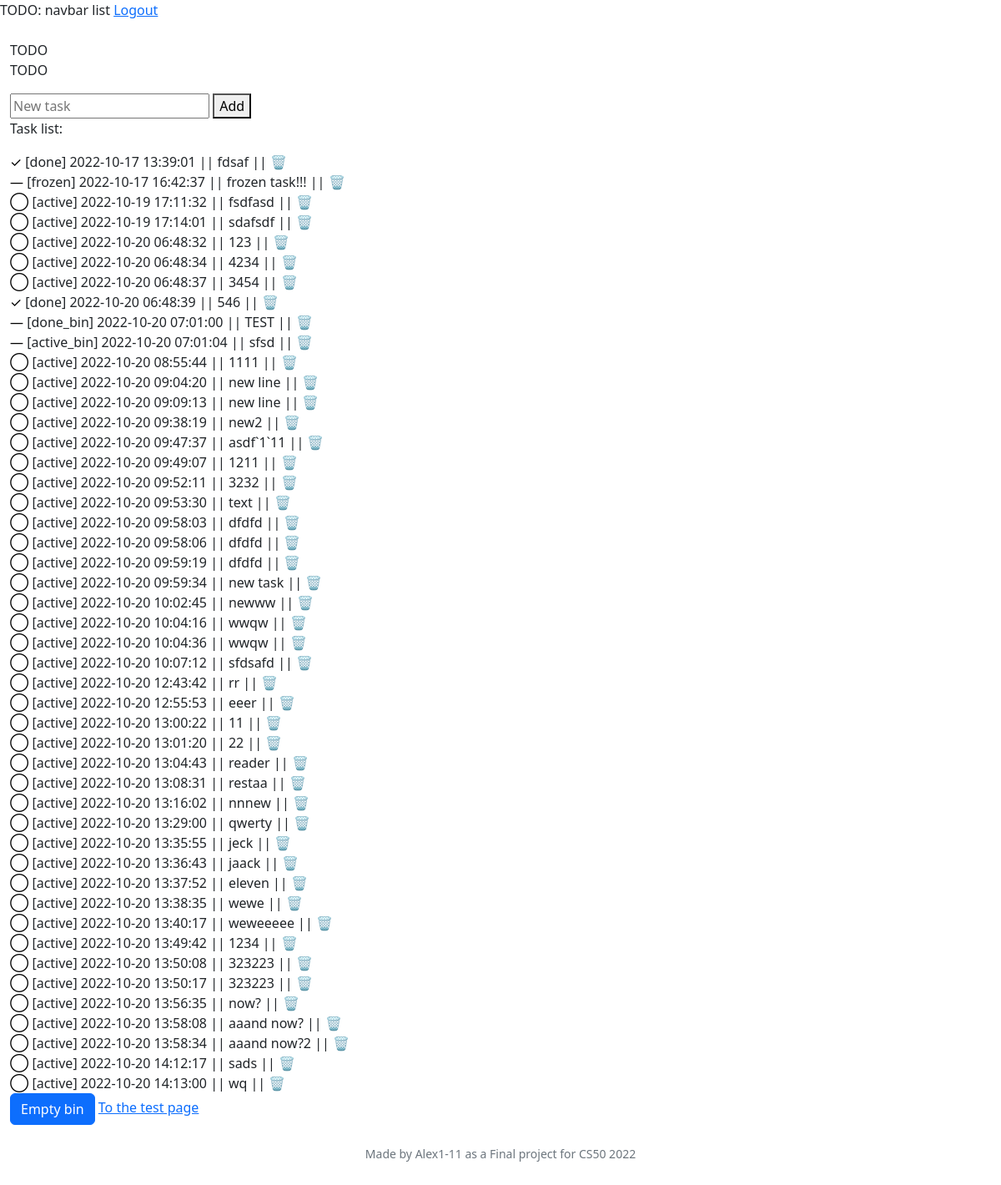
Page / (signed in) on the earlier database version.
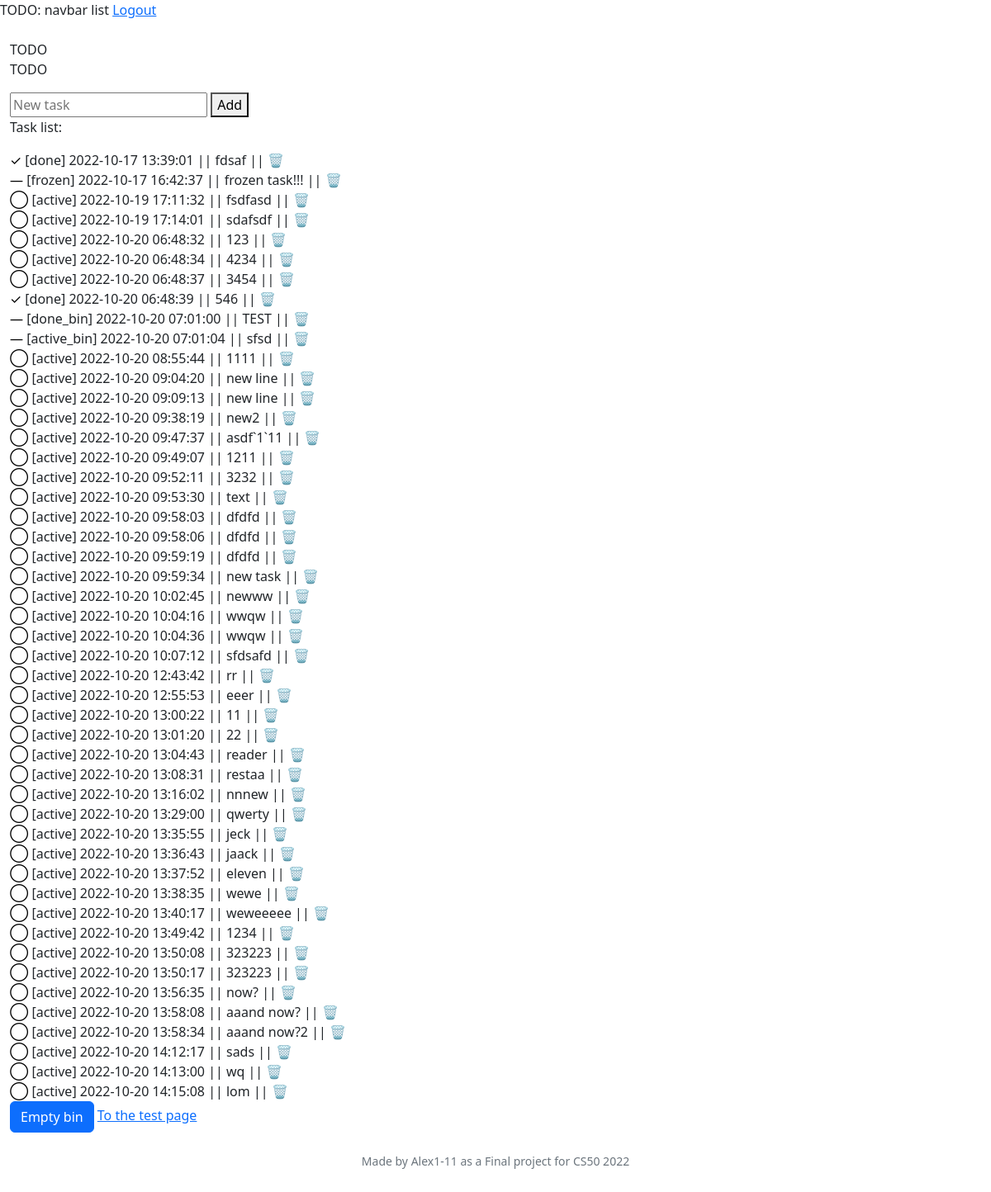
Same page on the later database version.
### models.py (models this page shows)
class Task(Base):
    __tablename__ = "tasks"
    id = Column(Integer, primary_key=True)
    created = Column(DateTime(), default=func.now())
    user_id = Column(Integer, ForeignKey("users.id"))
    title = Column(String(100), nullable=False)
    status = Column(String, default="active")
    priority = Column(Integer, default=0)
    date = Column(String)
    datetime = Column(String)
    context_id = Column(Integer, ForeignKey("contexts.id"))
    project_id = Column(Integer, ForeignKey("projects.id"))
    note = Column(String)
    parent_id = Column(Integer, ForeignKey("tasks.id"))
    repeat = Column(String)
    tags = relationship(
        "Tag", secondary=task_tags, back_populates="tasks"
    )

### app.py (the view)
@app.route("/", methods=["GET", "POST"])
@login_required
def index():
    if request.method == "POST":
        print(">>>", request.form.get("task_new_trigger"))
        print(">>>", request.form.get("task_new"))
        if request.form.get("task_new"):
            with DbSession.begin() as db:
                task_new = Task(
                    title=request.form.get("task_new").strip(),
                    user_id=session["user_id"],
                )
                print(task_new.__dict__)
                db.add(task_new)
                db.flush()
                return render_template("test.html", task=task_new)
        if request.form.get("task_mark"):
            with DbSession.begin() as db:
                task = db.execute(
                    select(Task)
                    .where(Task.id == request.form["task_mark"])
                ).scalars().first()
                if task.status == "done":
                    db.execute(
                        update(Task)
                        .where(Task.id == task.id)
                        .values(status="active")
                    )
                elif task.status == "active":
                    db.execute(
                        update(Task)
                        .where(Task.id == task.id)
                        .values(status="done")
                    )
            return redirect("/")
        if request.form.get("task_delete"):
            with DbSession.begin() as db:
                db.execute(
                    update(Task)
                    .where(Task.id == request.form["task_delete"])
                    .values(status=Task.status + "_bin")
                )
            return redirect("/")
        if request.form.get("task_restore"):
            with DbSession.begin() as db:
                db.execute(
                    update(Task)
                    .where(Task.status.endswith('_bin', autoescape=True))
                )
        if request.form.get("bin_empty"):
            with DbSession.begin() as db:
                db.execute(
                    delete(Task)
                    .where(Task.status.endswith('_bin', autoescape=True))
                    .execution_options(synchronize_session=False)
                )
            return redirect("/")
        return None
    else:
        with DbSession.begin() as db:
            tasks = db.execute(select(Task)).scalars().all()
            if tasks:
                return render_template("index.html", tasks=tasks)
            else:
                flash("No tasks left")
                return render_template("index.html")

### app.py (called while the page is built)
@app.after_request
def after_request(response):
    response.headers["Cache-Control"] = "no-cache, no-store, must-revalidate"
    response.headers["Expires"] = 0
    response.headers["Pragma"] = "no-cache"
    return response

def login_required(f):
    @wraps(f)
    def decorated_function(*args, **kwargs):
        if session.get("user_id") is None:
            return redirect("/login")
        return f(*args, **kwargs)
    return decorated_function

### templates/index.html (shortened to what this page needs)
{% extends "layout.html" %}
{% block main %}
    <p>TODO</p>
    <form id="add_new_task">
        <div>
            <input autocomplete="off" id="task_new" name="task_new" placeholder="New task" type="text" required>
            <button id="task_new_trigger" type="submit" name="task_new_trigger" value="1">Add</button>
        </div>
    </form>
    <div id="tasklist">
        <p>Task list:</p>
        {% for task in tasks %}
            <div>
                <form action="/" method="POST">
                    <span>[{{ task.status }}] {{ task.created }} || {{ task.title }} ||</span>
                </form>
            </div>
        {% endfor %}
    </div>
    <button type="button" class="btn btn-primary" data-bs-toggle="modal" data-bs-target="#exampleModal">
        Empty bin
    </button>
    <a href="/test">To the test page</a>
{% endblock %}

### templates/layout.html (shortened to what this page needs)
<!DOCTYPE html>
<html lang="en">
    <head>
        <link href="https://cdn.jsdelivr.net/npm/bootstrap@5.2.2/dist/css/bootstrap.min.css" rel="stylesheet">
        <link href="/static/styles.css" rel="stylesheet">
    </head>
    <body>
        <div class="">
            {% if session["user_id"] %}
                TODO: navbar list
                <a href="/logout">Logout</a>
            {% else %}
                <a href="/register">Register</a>
                <a href="/login">Log in</a>
            {% endif %}
        </div>
        <div class="container-xxl bg-gutter mt-3 my-md-4 bd-layout">
            <aside class="bd-sidebar">
                <div class="offcanvas-lg offcanvas-start" tabindex="-1" id="bd-sidebar">
                    <div class="offcanvas-body">
                        <nav class="bd-links w-100">
                            TODO
                        </nav>
                    </div>
                </div>
            </aside>
            <main class="bd-main order-1">
                {% block main %}{% endblock %}
            </main>
        </div>
        <footer class="mb-5 small text-center text-muted">
            Made by Alex1-11 as a Final project for CS50 2022
        </footer>
    </body>
</html>

Differences in the rows shown:
added Task: status "active", created "2022-10-20 14:15:08", title "lom"
